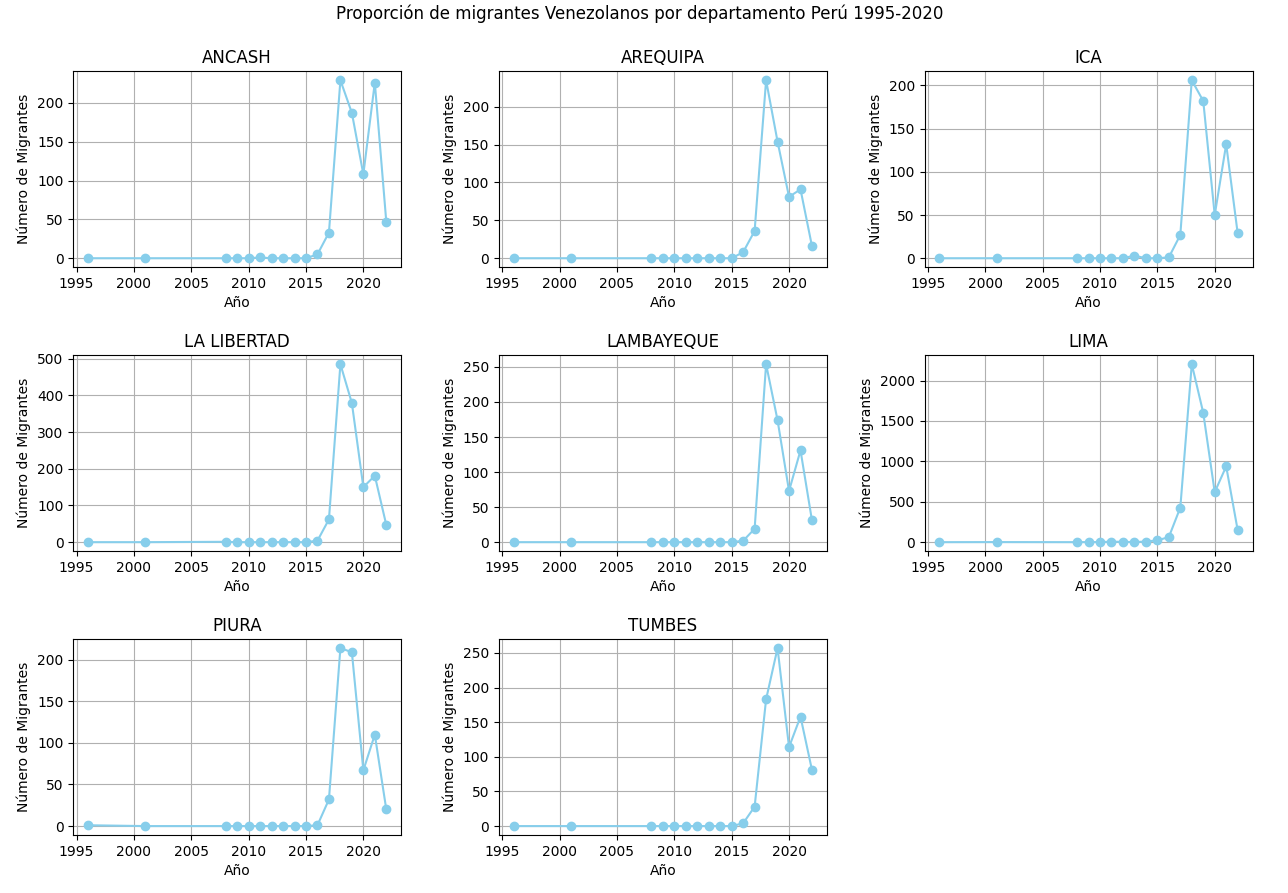

The Python source for this figure:
import pandas as pd
import matplotlib.pyplot as plt

# Cargar el conjunto de datos
data = pd.read_csv('ENPOVE 2022_V_300.csv')

# Convertir la columna 'P303_ANIO' a tipo numérico
data['P303_ANIO'] = pd.to_numeric(data['P303_ANIO'], errors='coerce')

# Calcular la afluencia de migrantes por departamento a lo largo de los años
afluencia_por_departamento = data.groupby(['DEPARTAMENTO', 'P303_ANIO']).size().unstack(fill_value=0)

# Determinar el número de filas y columnas para organizar los paneles en el gráfico Tile
num_departamentos = len(afluencia_por_departamento)
num_columnas = 3  # Número de columnas para organizar los paneles
num_filas = -(-num_departamentos // num_columnas)  # Redondeo hacia arriba de la división

# Crear el gráfico Tile
fig, axs = plt.subplots(num_filas, num_columnas, figsize=(15, num_filas*5))

# Recorrer cada departamento y crear el panel correspondiente
for i, (departamento, afluencia) in enumerate(afluencia_por_departamento.iterrows()):
    ax = axs[i // num_columnas, i % num_columnas] if num_filas > 1 else axs[i % num_columnas]
    ax.plot(afluencia.index, afluencia.values, marker='o', linestyle='-', color='skyblue')
    ax.set_title(departamento)
    ax.set_xlabel('Año')
    ax.set_ylabel('Número de Migrantes')
    ax.grid(True)

# Añadir título general
plt.suptitle('Proporción de migrantes Venezolanos por departamento Perú 1995-2020')

# Ajustar el espaciado entre los subplots
plt.tight_layout()
plt.show()
